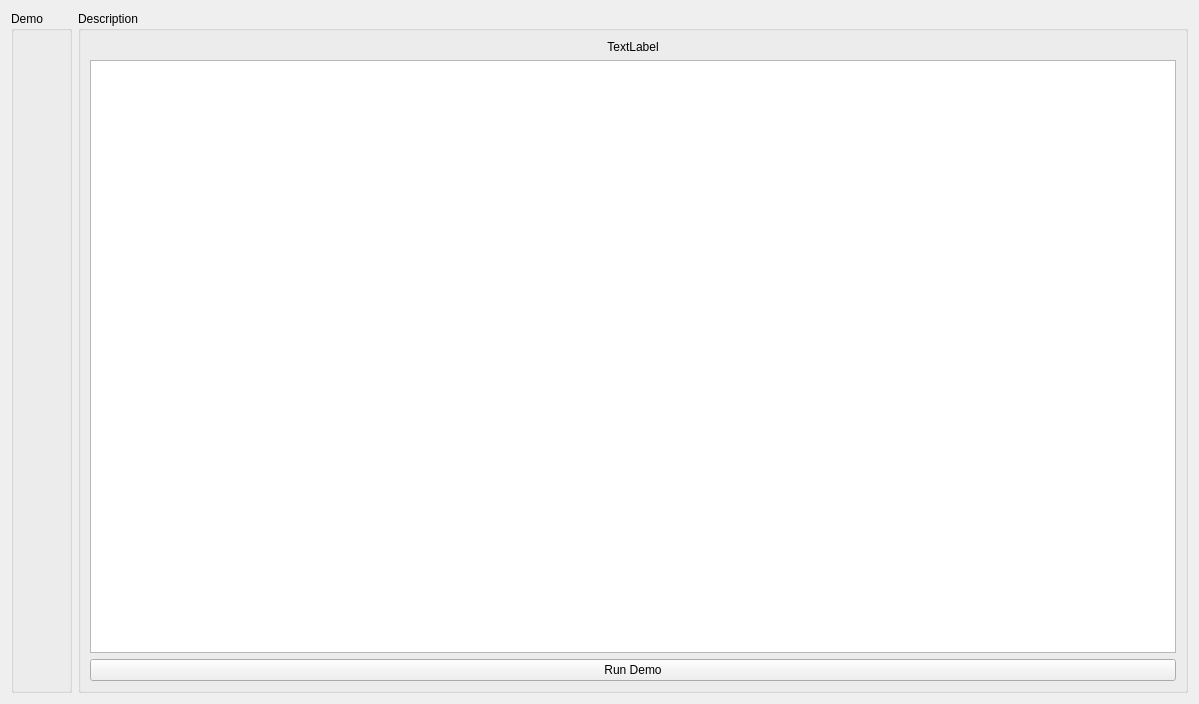
<?xml version="1.0" encoding="UTF-8"?>
<ui version="4.0">
 <class>Form</class>
 <widget class="QWidget" name="Form">
  <property name="geometry">
   <rect>
    <x>0</x>
    <y>0</y>
    <width>1199</width>
    <height>704</height>
   </rect>
  </property>
  <property name="windowTitle">
   <string>Form</string>
  </property>
  <layout class="QHBoxLayout" name="horizontalLayout" stretch="0,2">
   <item>
    <widget class="QGroupBox" name="demo_list">
     <property name="title">
      <string>Demo</string>
     </property>
     <layout class="QVBoxLayout" name="demo_vertical_layout"/>
    </widget>
   </item>
   <item>
    <widget class="QGroupBox" name="Demo">
     <property name="title">
      <string>Description</string>
     </property>
     <layout class="QVBoxLayout" name="verticalLayout" stretch="0,2,1">
      <item>
       <widget class="QLabel" name="image_label">
        <property name="text">
         <string>TextLabel</string>
        </property>
        <property name="alignment">
         <set>Qt::AlignmentFlag::AlignCenter</set>
        </property>
       </widget>
      </item>
      <item>
       <widget class="QTextEdit" name="demo_text"/>
      </item>
      <item>
       <widget class="QPushButton" name="run_demo">
        <property name="text">
         <string>Run Demo</string>
        </property>
       </widget>
      </item>
     </layout>
    </widget>
   </item>
  </layout>
 </widget>
 <resources/>
 <connections/>
</ui>
